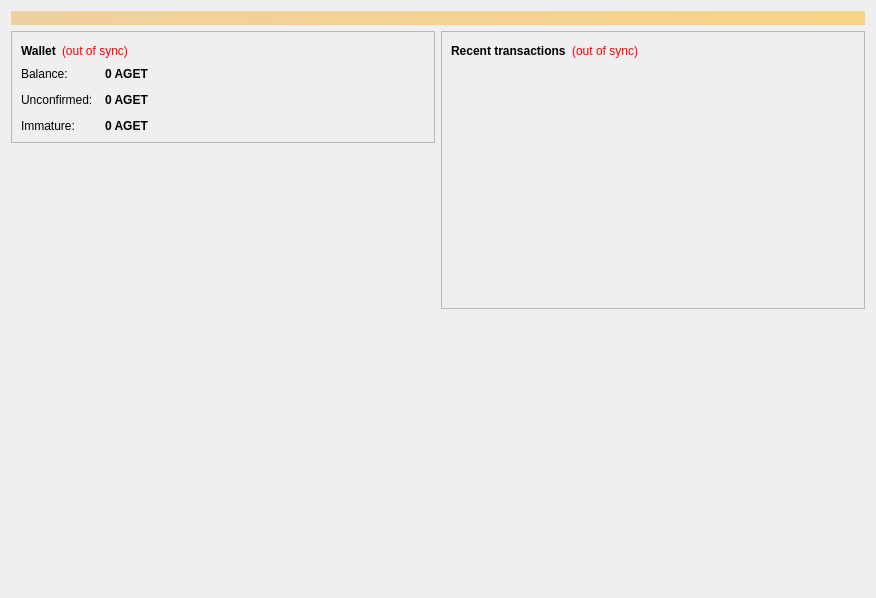
<?xml version="1.0" encoding="UTF-8"?>
<ui version="4.0">
 <class>OverviewPage</class>
 <widget class="QWidget" name="OverviewPage">
  <property name="geometry">
   <rect>
    <x>0</x>
    <y>0</y>
    <width>876</width>
    <height>598</height>
   </rect>
  </property>
  <property name="windowTitle">
   <string>Form</string>
  </property>
  <layout class="QVBoxLayout" name="topLayout">
   <item>
    <widget class="QLabel" name="labelAlerts">
     <property name="visible">
      <bool>false</bool>
     </property>
     <property name="styleSheet">
      <string notr="true">background-color: qlineargradient(x1: 0, y1: 0, x2: 1, y2: 0, stop:0 #F0D0A0, stop:1 #F8D488); color:#000000;</string>
     </property>
     <property name="wordWrap">
      <bool>true</bool>
     </property>
     <property name="margin">
      <number>3</number>
     </property>
    </widget>
   </item>
   <item>
    <layout class="QHBoxLayout" name="horizontalLayout" stretch="1,1">
     <item>
      <layout class="QVBoxLayout" name="verticalLayout_2">
       <item>
        <widget class="QFrame" name="frame">
         <property name="frameShape">
          <enum>QFrame::StyledPanel</enum>
         </property>
         <property name="frameShadow">
          <enum>QFrame::Raised</enum>
         </property>
         <layout class="QVBoxLayout" name="verticalLayout_4">
          <item>
           <layout class="QHBoxLayout" name="horizontalLayout_4">
            <item>
             <widget class="QLabel" name="label_5">
              <property name="font">
               <font>
                <weight>75</weight>
                <bold>true</bold>
               </font>
              </property>
              <property name="text">
               <string>Wallet</string>
              </property>
             </widget>
            </item>
            <item>
             <widget class="QLabel" name="labelWalletStatus">
              <property name="toolTip">
               <string>The displayed information may be out of date. Your wallet automatically synchronizes with the Agetron network after a connection is established, but this process has not completed yet.</string>
              </property>
              <property name="styleSheet">
               <string notr="true">QLabel { color: red; }</string>
              </property>
              <property name="text">
               <string notr="true">(out of sync)</string>
              </property>
              <property name="alignment">
               <set>Qt::AlignLeading|Qt::AlignLeft|Qt::AlignVCenter</set>
              </property>
             </widget>
            </item>
            <item>
             <spacer name="horizontalSpacer_2">
              <property name="orientation">
               <enum>Qt::Horizontal</enum>
              </property>
              <property name="sizeHint" stdset="0">
               <size>
                <width>40</width>
                <height>20</height>
               </size>
              </property>
             </spacer>
            </item>
           </layout>
          </item>
          <item>
           <layout class="QFormLayout" name="formLayout_2">
            <property name="fieldGrowthPolicy">
             <enum>QFormLayout::AllNonFixedFieldsGrow</enum>
            </property>
            <property name="horizontalSpacing">
             <number>12</number>
            </property>
            <property name="verticalSpacing">
             <number>12</number>
            </property>
            <item row="0" column="0">
             <widget class="QLabel" name="label">
              <property name="text">
               <string>Balance:</string>
              </property>
             </widget>
            </item>
            <item row="0" column="1">
             <widget class="QLabel" name="labelBalance">
              <property name="font">
               <font>
                <weight>75</weight>
                <bold>true</bold>
               </font>
              </property>
              <property name="cursor">
               <cursorShape>IBeamCursor</cursorShape>
              </property>
              <property name="toolTip">
               <string>Your current balance</string>
              </property>
              <property name="text">
               <string notr="true">0 AGET</string>
              </property>
              <property name="textInteractionFlags">
               <set>Qt::LinksAccessibleByMouse|Qt::TextSelectableByKeyboard|Qt::TextSelectableByMouse</set>
              </property>
             </widget>
            </item>
            <item row="1" column="0">
             <widget class="QLabel" name="label_3">
              <property name="text">
               <string>Unconfirmed:</string>
              </property>
             </widget>
            </item>
            <item row="1" column="1">
             <widget class="QLabel" name="labelUnconfirmed">
              <property name="font">
               <font>
                <weight>75</weight>
                <bold>true</bold>
               </font>
              </property>
              <property name="cursor">
               <cursorShape>IBeamCursor</cursorShape>
              </property>
              <property name="toolTip">
               <string>Total of transactions that have yet to be confirmed, and do not yet count toward the current balance</string>
              </property>
              <property name="text">
               <string notr="true">0 AGET</string>
              </property>
              <property name="textInteractionFlags">
               <set>Qt::LinksAccessibleByMouse|Qt::TextSelectableByKeyboard|Qt::TextSelectableByMouse</set>
              </property>
             </widget>
            </item>
            <item row="2" column="0">
             <widget class="QLabel" name="labelImmatureText">
              <property name="text">
               <string>Immature:</string>
              </property>
             </widget>
            </item>
            <item row="2" column="1">
             <widget class="QLabel" name="labelImmature">
              <property name="font">
               <font>
                <weight>75</weight>
                <bold>true</bold>
               </font>
              </property>
              <property name="toolTip">
               <string>Mined balance that has not yet matured</string>
              </property>
              <property name="text">
               <string notr="true">0 AGET</string>
              </property>
              <property name="textInteractionFlags">
               <set>Qt::LinksAccessibleByMouse|Qt::TextSelectableByKeyboard|Qt::TextSelectableByMouse</set>
              </property>
             </widget>
            </item>
           </layout>
          </item>
         </layout>
        </widget>
       </item>
       <item>
        <spacer name="verticalSpacer">
         <property name="orientation">
          <enum>Qt::Vertical</enum>
         </property>
         <property name="sizeHint" stdset="0">
          <size>
           <width>20</width>
           <height>40</height>
          </size>
         </property>
        </spacer>
       </item>
      </layout>
     </item>
     <item>
      <layout class="QVBoxLayout" name="verticalLayout_3">
       <item>
        <widget class="QFrame" name="frame_2">
         <property name="frameShape">
          <enum>QFrame::StyledPanel</enum>
         </property>
         <property name="frameShadow">
          <enum>QFrame::Raised</enum>
         </property>
         <layout class="QVBoxLayout" name="verticalLayout">
          <item>
           <layout class="QHBoxLayout" name="horizontalLayout_2">
            <item>
             <widget class="QLabel" name="label_4">
              <property name="text">
               <string>&lt;b&gt;Recent transactions&lt;/b&gt;</string>
              </property>
             </widget>
            </item>
            <item>
             <widget class="QLabel" name="labelTransactionsStatus">
              <property name="toolTip">
               <string>The displayed information may be out of date. Your wallet automatically synchronizes with the Agetron network after a connection is established, but this process has not completed yet.</string>
              </property>
              <property name="styleSheet">
               <string notr="true">QLabel { color: red; }</string>
              </property>
              <property name="text">
               <string notr="true">(out of sync)</string>
              </property>
              <property name="alignment">
               <set>Qt::AlignRight|Qt::AlignTrailing|Qt::AlignVCenter</set>
              </property>
             </widget>
            </item>
            <item>
             <spacer name="horizontalSpacer">
              <property name="orientation">
               <enum>Qt::Horizontal</enum>
              </property>
              <property name="sizeHint" stdset="0">
               <size>
                <width>40</width>
                <height>20</height>
               </size>
              </property>
             </spacer>
            </item>
           </layout>
          </item>
          <item>
           <widget class="QListView" name="listTransactions">
            <property name="styleSheet">
             <string notr="true">QListView { background: transparent; }</string>
            </property>
            <property name="frameShape">
             <enum>QFrame::NoFrame</enum>
            </property>
            <property name="verticalScrollBarPolicy">
             <enum>Qt::ScrollBarAlwaysOff</enum>
            </property>
            <property name="horizontalScrollBarPolicy">
             <enum>Qt::ScrollBarAlwaysOff</enum>
            </property>
            <property name="selectionMode">
             <enum>QAbstractItemView::NoSelection</enum>
            </property>
           </widget>
          </item>
         </layout>
        </widget>
       </item>
       <item>
        <spacer name="verticalSpacer_2">
         <property name="orientation">
          <enum>Qt::Vertical</enum>
         </property>
         <property name="sizeHint" stdset="0">
          <size>
           <width>20</width>
           <height>40</height>
          </size>
         </property>
        </spacer>
       </item>
      </layout>
     </item>
    </layout>
   </item>
  </layout>
 </widget>
 <resources>
  <include location="../bitcoin.qrc"/>
 </resources>
 <connections/>
</ui>
